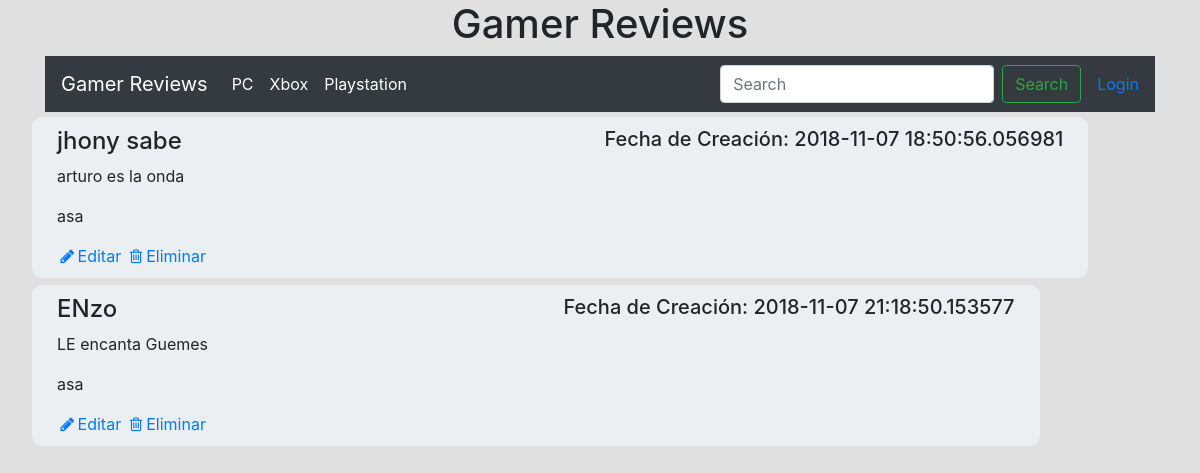
Screenshot of /public/ with the database file from the repository.
### database_setup.py (models this page shows)
class Reviewjuego(Base):
	__tablename__ = 'review'
	id = Column(Integer, primary_key=True)
	puntaje = Column(String(4),nullable=False)
	titulo = Column(String(50), nullable=False)
	portada = Column(String(50), nullable=False)
	contenido = Column(String(250), nullable=False)
	fecha_creacion = Column(DateTime, nullable=False)
	id_consola = Column(Integer, ForeignKey("consola.id"))
	consola = relationship(Consola)
	id_autor = Column(Integer, ForeignKey("user.id"))
	user = relationship(User)

class User(Base):
	__tablename__ = 'user'
	id = Column(Integer, primary_key=True)
	username = Column(String(50), nullable=False)
	email = Column(String(250), nullable=False)
	pw_hash = Column(String(250), nullable=False)
	fecha_creacion = Column(DateTime, nullable=False)

### application.py (the view)
@app.route('/', methods=['GET'])
@app.route('/public/', methods=['GET'])
def showMain():
	posts = session.query(Reviewjuego,User).join(User,Reviewjuego.id_autor == User.id).all()
	print posts
	if 'username' in login_session:
		username = login_session['username']
		return render_template('public.html', posts = posts, username=username)
	else:
		return render_template('public.html', posts = posts)

### templates/public.html
{% extends "index.html" %}
{% block content %}
  {% for post in posts %}
    <div class="row post">
      <div class="col-md-6">
        <h4>{{post.Reviewjuego.titulo}}</h4>
      </div>
      <div class="col-md-6 text-right">
        <h5>Fecha de Creación: {{post.Reviewjuego.fecha_creacion}}</h5>
      </div>
      <div class="col-md-12">
        <p>{{post.Reviewjuego.contenido}}</p>
      </div>
	  <div class="col-md-12">
        <p>{{post.User.username}}</p>
      </div>
      <div class="col-md-12 acciones">
        <a href="/blog/editar/{{post.id}}"><i class="fa fa-pencil fa-fw"></i>Editar</a>
        <a href="/blog/eliminar/{{post.id}}"><i class="fa fa-trash-o fa-fw"></i>Eliminar</a>
      </div>
    </div>
  {% endfor%}
{% endblock %}

### templates/index.html (shortened to what this page needs)
<!DOCTYPE html>
<html lang="en">
<head>
    <link rel="stylesheet" href="https://maxcdn.bootstrapcdn.com/bootstrap/4.0.0/css/bootstrap.min.css">
    <link href="{{ url_for('static', filename='font-awesome/css/font-awesome.min.css') }}" rel="stylesheet">
    <link href="{{ url_for('static', filename='css/style.css') }}" rel="stylesheet">
</head>
<body>
  <div class="container">
    <div class="row">
      <div class="title col-md-12 text-center">
        <h1>Gamer Reviews</h1>
      </div>
    </div>
	<div class="row">
		<div class="pos-f-t col-md-12">
		  <nav class="navbar navbar-expand-lg navbar-dark bg-dark">
			  <div class="collapse navbar-collapse" id="navbarTogglerDemo01">
				<a class="navbar-brand" href="#">Gamer Reviews</a>
				<ul class="navbar-nav mr-auto mt-2 mt-lg-0">
				  <li class="nav-item active">
					<a class="nav-link" href="#">PC </a>
				  </li>
				  <li class="nav-item active">
					<a class="nav-link" href="#">Xbox</a>
				  </li>
				  <li class="nav-item active">
					<a class="nav-link" href="#">Playstation</a>
				  </li>
				</ul>
				<form class="form-inline my-2 my-lg-0">
				  <input class="form-control mr-sm-2" type="search" placeholder="Search" aria-label="Search">
				  <button class="btn btn-outline-success my-2 my-sm-0" type="submit">Search</button>
				</form>
				<ul class="navbar-nav my-2 my-lg-0">
				<li class="nav-item active">
					<a class="nav-link" href="#">
			  </a>
				  </li>
				  <li class="nav-item active">
				{% if username %}
				  <a href="/logout">Logout</a>
				{% else %}
				  <a href="/login">Login</a>
				{% endif %}
				</li>
				</ul>
			  </div>
			</nav>
		</div>
	</div>
     <div class="row">
          {% block content %}
          {% endblock %}
      </div>
  </div>
</body>
</html>

### static/css/style.css (style rules this page uses)
body { background-color: #E0E0E0; }
.post { background-color: #ECEFF1; padding: 10px; margin: 2px; margin-top: 5px; border-radius: 10px; }

### rows the page displays
Reviewjuego: Reviewjuego.titulo "jhony sabe", Reviewjuego.fecha_creacion "2018-11-07 18:50:56.056981", Reviewjuego.contenido "arturo es la onda", User.username "asa"
Reviewjuego: Reviewjuego.titulo "ENzo", Reviewjuego.fecha_creacion "2018-11-07 21:18:50.153577", Reviewjuego.contenido "LE encanta Guemes", User.username "asa"
